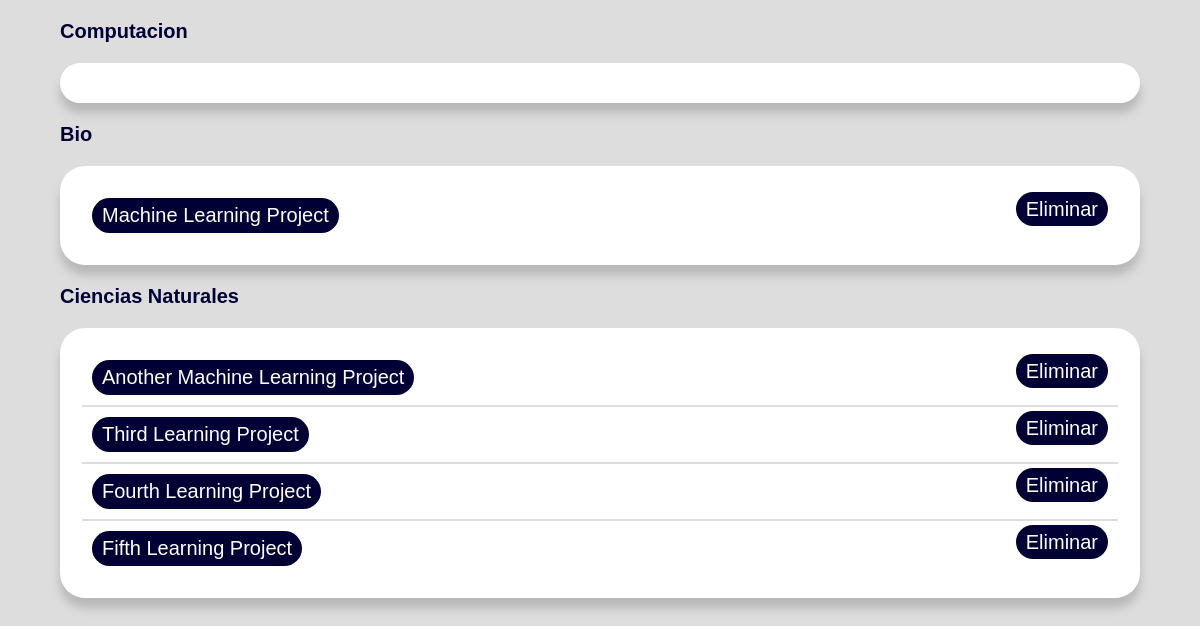
/ver_proyectos_crud.php, run on the app's committed database.
### tables this page shows
CREATE TABLE r_categorias(
	id_categoria INT NOT NULL AUTO_INCREMENT PRIMARY KEY,
   nombre VARCHAR(50)
);

CREATE TABLE r_proyectos(
   id_proyecto INT NOT NULL AUTO_INCREMENT PRIMARY KEY,	
   poster VARCHAR(100),
   description TEXT,
   estatus BOOL,
   nombre VARCHAR(100),
   video VARCHAR(100),
   fecha_registro DATETIME,
   id_uf VARCHAR(10),
   id_docente INT,
   id_edicion INT,
   id_categoria INT,
   id_nivel INT,
   premio INT,  
   FOREIGN KEY (id_uf)
   REFERENCES r_ufs(id_uf)
   ON DELETE RESTRICT
   ON UPDATE CASCADE,
   FOREIGN KEY (id_docente)
   REFERENCES r_docentes(id_docente)
   ON DELETE RESTRICT
   ON UPDATE CASCADE,
   FOREIGN KEY (id_edicion)
   REFERENCES r_ediciones(id_edicion)
   ON DELETE RESTRICT
   ON UPDATE CASCADE,
   FOREIGN KEY (id_categoria)
   REFERENCES r_categorias(id_categoria)
   ON DELETE RESTRICT
   ON UPDATE CASCADE,
   FOREIGN KEY (id_nivel)
   REFERENCES r_niveles_desarrollo(id_nivel)
   ON DELETE RESTRICT
   ON UPDATE CASCADE
);

### ver_proyectos_crud.php (the view, shortened to what this page needs)
<!DOCTYPE html>
<html lang="en">
<head>
   <link rel="stylesheet" href="CSS/style.css">
</head>
<body>
   <?php
      $pdo = Database::connect();
      $sql = 'SELECT * FROM r_categorias ORDER BY id_categoria';
      foreach ($pdo->query($sql) as $row) {
         echo '<h1 class="label">'.$row['nombre'].'</h1>';
         echo '<div class = "container">';
         echo '<table class="general">';
         $sql = 'SELECT * FROM r_proyectos WHERE id_categoria ='.$row['id_categoria'];
         foreach ($pdo->query($sql) as $row) {
            echo '<tr>';
            echo '<td>';
            echo '<button class="btn" href="proyecto.php?id='.$row['id_proyecto'].'">'. $row['nombre'] .'</a>';
            echo '</td>';
            echo '<td>';
            echo '<a class="btn" href="delete.php?id='.$row['id_proyecto'].'">Eliminar</a>';
            echo '</td>';
            echo '</tr>';
         }
         echo '</table>';
         echo '</div>';
      }
   ?>
</body>
</html>

### CSS/style.css (style rules this page uses)
:root { --background: #f5f5f5; --main: #112d4e; --wordaccent1: #3f72af; --wordaccentbg1: #dbe2ef; --wordaccent2: #1687a7; --backgroundR: #dddddd; --mainR: #000035; --wordaccent1R: #00bdff; --wordaccentbg1R: white; --wordaccent2R: #00a2dd; }
* { box-sizing: border-box; margin: 0; padding: 0; font-family: "Gellix", sans-serif; font-size: 20px; }
.general tr { display: flex; justify-content: space-between; border: solid; border-color: var(--backgroundR); border-width: 1px 0; }
.general tr:first-child { border-top: none; }
.general tr:last-child { border-bottom: none; }
.general td { padding: 10px; }
body { background-color: var(--backgroundR); }
h1 { color: var(--mainR); }
.container { display: grid; background: #ffffff; margin-top: 20px; margin-left: 5%; margin-right: 5%; margin-bottom: 20px; border-radius: 25px; padding: 20px; box-shadow: 0px 10px 10px #b8b8b8; }
.label { margin-top: 20px; margin-left: 5%; margin-right: 5%; }
.btn { color: var(--wordaccentbg1R); padding: 6px 10px; background: var(--mainR); border: none; border-radius: 30px; cursor: pointer; transition: all 0.3s ease 0s; text-decoration: none; }

### data on the page
r_categorias: nombre "Computacion"
r_categorias: nombre "Bio"
r_proyectos: nombre "Machine Learning Project"
r_categorias: nombre "Ciencias Naturales"
r_proyectos: nombre "Another Machine Learning Project"
r_proyectos: nombre "Third Learning Project"
r_proyectos: nombre "Fourth Learning Project"
r_proyectos: nombre "Fifth Learning Project"
